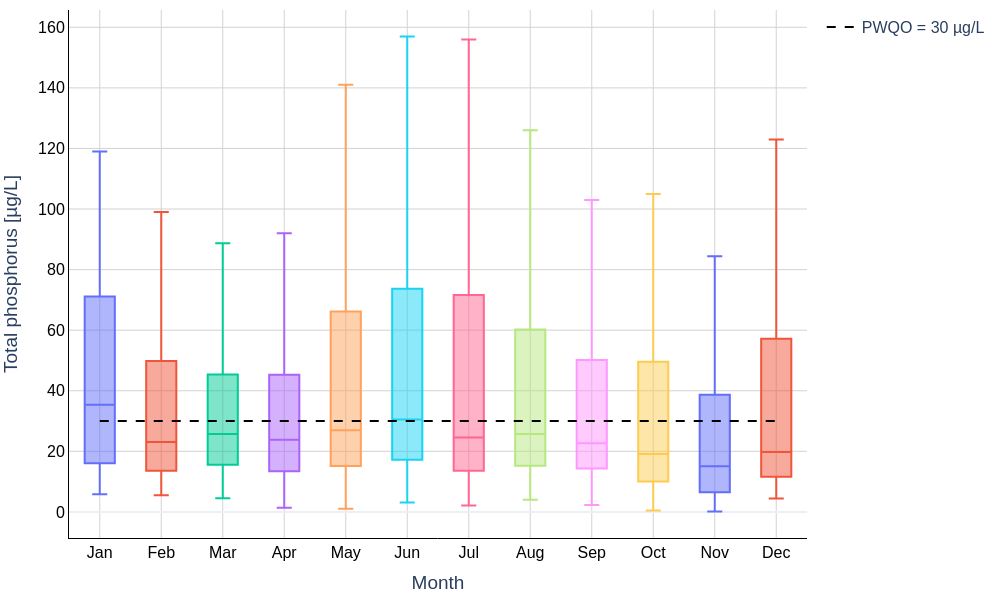

The script that saved this image:
# filename: monthly_boxplot_total_phosphorus_2024_v3.py
import os
import sys
import math
import numpy as np
import pandas as pd

# Visualization imports
import matplotlib.pyplot as plt
import seaborn as sns
import plotly.graph_objects as go

def safe_float(x):
    try:
        if pd.isna(x):
            return np.nan
        s = str(x).strip().replace(",", "")
        return float(s)
    except Exception:
        return np.nan

def to_ug_per_l(value, units):
    """
    Convert numeric value to ug/L based on units string.
    """
    if pd.isna(value):
        return np.nan
    units_str = "" if pd.isna(units) else str(units).lower()
    try:
        val = float(value)
    except Exception:
        return np.nan
    if "mg" in units_str:
        return val * 1000.0
    return val

def parse_tp_value(row):
    """
    Parse TP numeric value in ug/L according to original rules:
    - If Results starts with '<' OR Value Qualifier == '<' OR Result Call == 'BDL':
        use 0.5 * Detection Limit (converted to ug/L)
    - Else parse numeric from Results and convert units to ug/L
    """
    results_raw = "" if pd.isna(row.get("Results", "")) else str(row.get("Results", "")).strip()
    result_call = "" if pd.isna(row.get("Result Call", "")) else str(row.get("Result Call", "")).strip()
    value_qual = "" if pd.isna(row.get("Value Qualifier", "")) else str(row.get("Value Qualifier", "")).strip()
    units = row.get("Units", "")
    dl_raw = row.get("Detection Limit", np.nan)

    censored = False
    if isinstance(results_raw, str) and results_raw.startswith("<"):
        censored = True
    if value_qual == "<":
        censored = True
    if str(result_call).upper() == "BDL":
        censored = True

    dl_num = safe_float(dl_raw)
    dl_ugL = to_ug_per_l(dl_num, units) if not np.isnan(dl_num) else np.nan

    if censored:
        if not np.isnan(dl_ugL):
            return 0.5 * dl_ugL
        if isinstance(results_raw, str) and results_raw.startswith("<"):
            tail = results_raw.lstrip("<").strip()
            token = ""
            for ch in tail:
                if ch.isdigit() or ch in ".-+eE":
                    token += ch
                else:
                    break
            try:
                parsed = float(token)
                return 0.5 * to_ug_per_l(parsed, units)
            except Exception:
                return np.nan
        return np.nan
    else:
        s = str(results_raw).replace(",", "")
        tokens = s.split()
        for tok in tokens:
            try:
                val = float(tok)
                return to_ug_per_l(val, units)
            except Exception:
                continue
        return np.nan

def compute_tukey_whiskers(values):
    """
    Given a 1D array-like of numeric values (no NaNs), compute:
     - q1, median, q3
     - iqr
     - lower_fence = q1 - 1.5*iqr
     - upper_fence = q3 + 1.5*iqr
     - lower_whisker = min(values >= lower_fence) else q1
     - upper_whisker = max(values <= upper_fence) else q3
    Returns dict with q1, median, q3, iqr, lower_whisker, upper_whisker, lower_fence, upper_fence
    """
    arr = np.array(values, dtype=float)
    if arr.size == 0:
        return None
    q1 = np.percentile(arr, 25)
    median = np.percentile(arr, 50)
    q3 = np.percentile(arr, 75)
    iqr = q3 - q1
    lower_fence = q1 - 1.5 * iqr
    upper_fence = q3 + 1.5 * iqr
    # Values within fences
    within_lower = arr[arr >= lower_fence]
    within_upper = arr[arr <= upper_fence]
    # For Tukey whisker we take the most extreme observed points within the fences
    if within_lower.size > 0:
        lower_whisker = float(within_lower.min())
    else:
        lower_whisker = float(q1)
    if within_upper.size > 0:
        upper_whisker = float(within_upper.max())
    else:
        upper_whisker = float(q3)
    return {
        "q1": float(q1),
        "median": float(median),
        "q3": float(q3),
        "iqr": float(iqr),
        "lower_fence": float(lower_fence),
        "upper_fence": float(upper_fence),
        "lower_whisker": float(lower_whisker),
        "upper_whisker": float(upper_whisker)
    }

def main():
    py_filename = os.path.basename(__file__)
    excel_file = "Ontario_PWQMN_2024.xlsx"
    sheet_name = "Data"

    base = "monthly_boxplot_total_phosphorus_2024_v3"
    out_py = py_filename
    out_csv = f"{base}.csv"
    out_html = f"{base}.html"
    out_png = f"{base}.png"

    # Read Excel Data sheet
    try:
        df = pd.read_excel(excel_file, sheet_name=sheet_name, engine="openpyxl", dtype=object)
    except Exception as e:
        print(f"ERROR reading '{sheet_name}' from '{excel_file}': {e}", file=sys.stderr)
        raise

    expected_cols = {"Collection Site", "Analyte", "Collected", "Results", "Units", "Result Call", "Detection Limit", "Value Qualifier"}
    missing = expected_cols - set(df.columns)
    if missing:
        raise KeyError(f"Missing expected columns in Data sheet: {missing}")

    # Filter to total phosphorus analyte
    df_tp = df[df["Analyte"].astype(str).str.strip() == "Phosphorus; total"].copy()

    # Parse Collected to datetime
    df_tp["Collected date"] = pd.to_datetime(df_tp["Collected"], errors="coerce", infer_datetime_format=True)

    # Month ordering
    month_order = ["Jan","Feb","Mar","Apr","May","Jun","Jul","Aug","Sep","Oct","Nov","Dec"]
    df_tp["Month_num"] = df_tp["Collected date"].dt.month
    df_tp["Month"] = df_tp["Month_num"].apply(lambda m: month_order[int(m)-1] if not pd.isna(m) else np.nan)

    # Compute numeric Total phosphorus [ug/L]
    df_tp["Detection Limit numeric"] = df_tp["Detection Limit"].apply(safe_float)
    df_tp["Total phosphorus [ug/L]"] = df_tp.apply(parse_tp_value, axis=1)

    # Exclude rows where TP numeric cannot be computed or month missing or collected date missing
    df_plot = df_tp[
        (~df_tp["Total phosphorus [ug/L]"].isna()) &
        (~df_tp["Collected date"].isna()) &
        (~df_tp["Month"].isna())
    ].copy()

    if df_plot.shape[0] == 0:
        df_empty = pd.DataFrame(columns=["Collected date", "Month", "Total phosphorus [ug/L]", "Collection Site"])
        df_empty.to_csv(out_csv, index=False)
        print(out_py)
        print(out_csv)
        print(out_html)
        print(out_png)
        print("No valid Total Phosphorus rows to plot after filtering/processing.")
        return

    # Prepare Month categorical ordered
    df_plot["Month"] = pd.Categorical(df_plot["Month"], categories=month_order, ordered=True)

    # Save plotted data CSV with exact fields used
    out_df = df_plot.loc[:, ["Collected date", "Month", "Total phosphorus [ug/L]", "Collection Site"]].copy()
    out_df.rename(columns={"Collection Site": "Collection site"}, inplace=True)
    out_df["Total phosphorus [ug/L]"] = out_df["Total phosphorus [ug/L]"].round(6)
    out_df.to_csv(out_csv, index=False, encoding="utf-8")

    # Compute per-month summary stats using Tukey rule
    month_stats = {}
    for m in month_order:
        vals = df_plot.loc[df_plot["Month"] == m, "Total phosphorus [ug/L]"].dropna().astype(float).values
        stats = compute_tukey_whiskers(vals)
        month_stats[m] = {
            "n": int(len(vals)),
            "values": vals,
            "stats": stats
        }

    # MATPLOTLIB / SEABORN PNG creation with whis=1.5, showfliers=False to ensure Tukey whiskers
    # Prepare a list of arrays ordered by month_order (empty arrays for months with no data)
    data_for_plot = [month_stats[m]["values"] for m in month_order]

    # Create the figure
    plt.rcParams.update({'font.size': 16})
    fig, ax = plt.subplots(figsize=(1000/100, 600/100))  # dpi scaling: figsize in inches, with default dpi=100 gives desired px
    # Use seaborn boxplot wrapper to ensure consistent styling
    sns.set_style("whitegrid")
    # For seaborn, provide data as list; set whis=1.5 showfliers=False
    # Create positions for months that have data; seaborn handles empty lists by leaving gaps — we'll pass all months and rely on matplotlib
    # However seaborn.boxplot accepts a list of arrays via pd.DataFrame or list; using list of arrays with labels
    box = ax.boxplot(
        data_for_plot,
        positions=list(range(1, len(month_order)+1)),
        widths=0.6,
        patch_artist=True,
        showfliers=False,
        whis=1.5,
        medianprops=dict(color="black"),
        boxprops=dict(facecolor="lightblue", edgecolor="black"),
        whiskerprops=dict(color="black"),
        capprops=dict(color="black")
    )

    # Set x-axis ticks/labels
    ax.set_xticks(list(range(1, len(month_order)+1)))
    ax.set_xticklabels(month_order)
    ax.set_xlabel("Month")
    ax.set_ylabel("Total phosphorus [µg/L]")
    # PWQO reference line at 30 µg/L dashed black
    ax.axhline(30.0, color="black", linestyle="--", linewidth=1.5)

    # Tight layout and save PNG at 1000x600
    plt.tight_layout()
    # Save PNG with specified size and DPI to reach 1000x600 px
    fig.set_size_inches(1000/100, 600/100)  # inches at dpi=100 -> 1000x600
    try:
        plt.savefig(out_png, dpi=100, bbox_inches="tight")
    except Exception as e:
        print(f"ERROR saving PNG '{out_png}': {e}", file=sys.stderr)
        raise
    plt.close(fig)

    # Build Plotly figure from computed month_stats so interactive HTML shows exact Tukey whiskers
    # For each month, if there are data points, create a box trace using summary stats
    plotly_traces = []
    for m_idx, m in enumerate(month_order):
        s = month_stats[m]["stats"]
        n = month_stats[m]["n"]
        # If no data, produce an empty invisible trace to keep axis categories consistent
        if s is None or n == 0:
            # create an empty invisible trace for the month so categories align
            trace_empty = go.Box(
                x=[m],
                y=[],
                name=m,
                boxpoints=False,
                marker=dict(size=4),
                showlegend=False,
                hoverinfo="skip",
                visible="legendonly"
            )
            plotly_traces.append(trace_empty)
            continue
        # Use the summary-stat fields supported by Plotly to draw box from provided quartiles and whiskers:
        # q1, median, q3, lowerfence, upperfence correspond to the Tukey-derived whiskers
        # Provide a single-box trace for this month using the stats; specify y as empty and supply summary fields.
        trace = go.Box(
            x=[m],
            y=month_stats[m]["values"].tolist(),  # keep original points hidden (Plotly will compute by default but we supply summary fields too)
            boxpoints=False,
            name=m,
            marker=dict(size=4),
            hovertemplate=(
                f"Month: {m}<br>N = {n}<br>"
                "Q1: %{customdata[0]:.3f}<br>Median: %{customdata[1]:.3f}<br>Q3: %{customdata[2]:.3f}<br>"
                "Lower whisker: %{customdata[3]:.3f}<br>Upper whisker: %{customdata[4]:.3f}<extra></extra>"
            ),
            customdata=[[
                s["q1"], s["median"], s["q3"], s["lower_whisker"], s["upper_whisker"]
            ]],
            quartilemethod="linear"  # consistent quartile computation
        )
        # Plotly by default computes its own quartiles/whiskers from y; to ensure explicit whisker positions we will
        # replace the computed stats by adding a second trace of type 'box' specifying the summary stat properties.
        # However Plotly's Box supports specifying q1/median/q3/lowerfence/upperfence directly as attributes.
        # Create a "box-from-stats" using those attributes (y left empty)
        trace_from_stats = go.Box(
            x=[m],
            y=[],  # empty raw y
            name=m,
            showlegend=False,
            hoverinfo="skip",
            boxpoints=False,
            marker=dict(size=4),
            q1=[s["q1"]],
            median=[s["median"]],
            q3=[s["q3"]],
            lowerfence=[s["lower_whisker"]],
            upperfence=[s["upper_whisker"]],
        )
        # We will add only the trace_from_stats to the figure (so hover uses customdata from earlier is not used)
        plotly_traces.append(trace_from_stats)

    # Add PWQO line across months (dashed)
    ref_line = go.Scatter(
        x=month_order,
        y=[30.0]*len(month_order),
        mode="lines",
        name="PWQO = 30 µg/L",
        line=dict(color="black", dash="dash"),
        hoverinfo="skip",
        showlegend=True
    )

    # Combine traces (boxes then ref line)
    fig_plotly = go.Figure(data=plotly_traces + [ref_line])

    # Layout adjustments: plotly_white style, black axis lines, font size 16, no title
    fig_plotly.update_layout(
        template="plotly_white",
        font=dict(size=16),
        xaxis=dict(title="Month", showgrid=True, gridcolor="lightgrey", linecolor="black", tickfont=dict(color="black")),
        yaxis=dict(title="Total phosphorus [µg/L]", showgrid=True, gridcolor="lightgrey", linecolor="black", tickfont=dict(color="black")),
        margin=dict(l=60, r=20, t=10, b=60),
        showlegend=True
    )

    # Save interactive HTML (include_plotlyjs='cdn')
    try:
        fig_plotly.write_html(out_html, include_plotlyjs="cdn", full_html=True)
    except Exception as e:
        print(f"ERROR saving HTML '{out_html}': {e}", file=sys.stderr)
        raise

    # Also save the Plotly-based PNG at 1000x600 via kaleido
    try:
        fig_plotly.write_image(out_png, width=1000, height=600, scale=1)
    except Exception as e:
        # If plotly PNG fails, note but still proceed (PNG was already created by matplotlib)
        print(f"WARNING: writing Plotly PNG '{out_png}' failed: {e}", file=sys.stderr)
        print("Matplotlib PNG was created; ensure 'kaleido' is installed if Plotly PNG is required.", file=sys.stderr)

    # Print created filenames and python filename to terminal as required
    print(out_py)
    print(out_csv)
    print(out_html)
    print(out_png)

if __name__ == "__main__":
    main()
